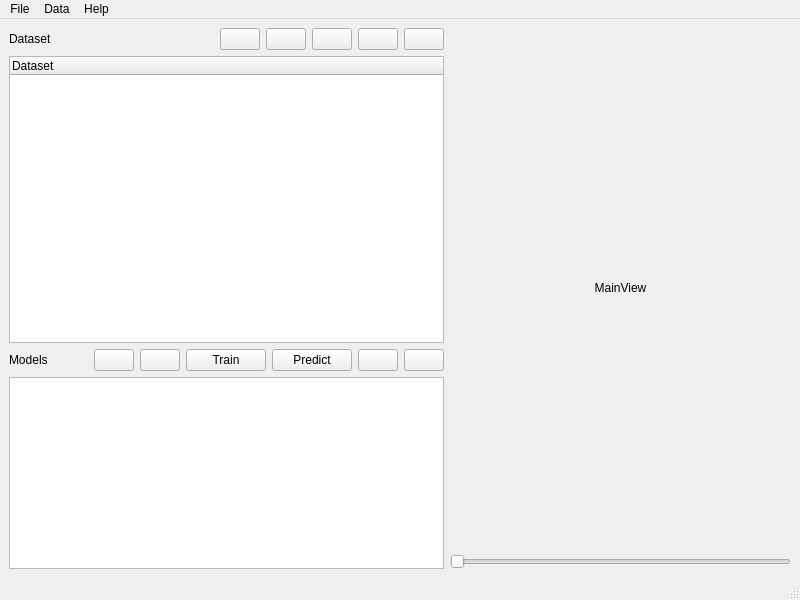
<?xml version="1.0" encoding="UTF-8"?>
<ui version="4.0">
 <class>MainWindow</class>
 <widget class="QMainWindow" name="MainWindow">
  <property name="geometry">
   <rect>
    <x>0</x>
    <y>0</y>
    <width>800</width>
    <height>600</height>
   </rect>
  </property>
  <property name="windowTitle">
   <string>DeepSCEM</string>
  </property>
  <property name="windowIcon">
   <iconset resource="mainwindow.qrc">
    <normaloff>:/logo/icons/logo.png</normaloff>:/logo/icons/logo.png</iconset>
  </property>
  <widget class="QWidget" name="centralwidget">
   <layout class="QHBoxLayout" name="mainLayout">
    <item>
     <layout class="QVBoxLayout" name="verticalLayout">
      <item>
       <layout class="QHBoxLayout" name="horizontalLayout_dataset">
        <item>
         <widget class="QLabel" name="label_dataset">
          <property name="text">
           <string>Dataset</string>
          </property>
         </widget>
        </item>
        <item>
         <spacer name="horizontalSpacer_dataset">
          <property name="orientation">
           <enum>Qt::Horizontal</enum>
          </property>
          <property name="sizeHint" stdset="0">
           <size>
            <width>40</width>
            <height>20</height>
           </size>
          </property>
         </spacer>
        </item>
        <item>
         <widget class="QPushButton" name="pushButton_dataset_load">
          <property name="toolTip">
           <string>Load dataset</string>
          </property>
          <property name="statusTip">
           <string>Load dataset</string>
          </property>
          <property name="text">
           <string/>
          </property>
          <property name="icon">
           <iconset resource="mainwindow.qrc">
            <normaloff>:/icons/icons/outline_playlist_add_black_48dp.png</normaloff>:/icons/icons/outline_playlist_add_black_48dp.png</iconset>
          </property>
         </widget>
        </item>
        <item>
         <widget class="QPushButton" name="pushButton_dataset_unload">
          <property name="toolTip">
           <string>Unload dataset</string>
          </property>
          <property name="statusTip">
           <string>Unload dataset</string>
          </property>
          <property name="text">
           <string/>
          </property>
          <property name="icon">
           <iconset resource="mainwindow.qrc">
            <normaloff>:/icons/icons/outline_playlist_remove_black_48dp.png</normaloff>:/icons/icons/outline_playlist_remove_black_48dp.png</iconset>
          </property>
         </widget>
        </item>
        <item>
         <widget class="QPushButton" name="pushButton_sample_add">
          <property name="toolTip">
           <string>Add sample</string>
          </property>
          <property name="statusTip">
           <string>Add sample</string>
          </property>
          <property name="text">
           <string/>
          </property>
          <property name="icon">
           <iconset resource="mainwindow.qrc">
            <normaloff>:/icons/icons/outline_add_photo_alternate_black_48dp.png</normaloff>:/icons/icons/outline_add_photo_alternate_black_48dp.png</iconset>
          </property>
         </widget>
        </item>
        <item>
         <widget class="QPushButton" name="pushButton_sample_remove">
          <property name="toolTip">
           <string>Remove sample</string>
          </property>
          <property name="statusTip">
           <string>Remove sample</string>
          </property>
          <property name="text">
           <string/>
          </property>
          <property name="icon">
           <iconset resource="mainwindow.qrc">
            <normaloff>:/icons/icons/outline_delete_black_48dp.png</normaloff>:/icons/icons/outline_delete_black_48dp.png</iconset>
          </property>
         </widget>
        </item>
        <item>
         <widget class="QPushButton" name="pushButton_dataset_saveas">
          <property name="toolTip">
           <string>Save dataset as...</string>
          </property>
          <property name="statusTip">
           <string>Save dataset as...</string>
          </property>
          <property name="text">
           <string/>
          </property>
          <property name="icon">
           <iconset resource="mainwindow.qrc">
            <normaloff>:/icons/icons/outline_save_black_48dp.png</normaloff>:/icons/icons/outline_save_black_48dp.png</iconset>
          </property>
         </widget>
        </item>
       </layout>
      </item>
      <item>
       <widget class="QTreeWidget" name="treeWidget_dataset">
        <property name="sizePolicy">
         <sizepolicy hsizetype="Expanding" vsizetype="Expanding">
          <horstretch>0</horstretch>
          <verstretch>2</verstretch>
         </sizepolicy>
        </property>
        <column>
         <property name="text">
          <string>Dataset</string>
         </property>
        </column>
       </widget>
      </item>
      <item>
       <layout class="QHBoxLayout" name="horizontalLayout_model">
        <item>
         <widget class="QLabel" name="label_model">
          <property name="text">
           <string>Models</string>
          </property>
         </widget>
        </item>
        <item>
         <spacer name="horizontalSpacer">
          <property name="orientation">
           <enum>Qt::Horizontal</enum>
          </property>
          <property name="sizeHint" stdset="0">
           <size>
            <width>40</width>
            <height>20</height>
           </size>
          </property>
         </spacer>
        </item>
        <item>
         <widget class="QPushButton" name="pushButton_model_load">
          <property name="toolTip">
           <string>Load model</string>
          </property>
          <property name="statusTip">
           <string>Load model</string>
          </property>
          <property name="text">
           <string/>
          </property>
          <property name="icon">
           <iconset resource="mainwindow.qrc">
            <normaloff>:/icons/icons/outline_folder_open_black_48dp.png</normaloff>:/icons/icons/outline_folder_open_black_48dp.png</iconset>
          </property>
         </widget>
        </item>
        <item>
         <widget class="QPushButton" name="pushButton_model_new">
          <property name="toolTip">
           <string>New model</string>
          </property>
          <property name="statusTip">
           <string>New model</string>
          </property>
          <property name="text">
           <string/>
          </property>
          <property name="icon">
           <iconset resource="mainwindow.qrc">
            <normaloff>:/icons/icons/outline_add_black_48dp.png</normaloff>:/icons/icons/outline_add_black_48dp.png</iconset>
          </property>
         </widget>
        </item>
        <item>
         <widget class="QPushButton" name="pushButton_model_train">
          <property name="toolTip">
           <string>Train model</string>
          </property>
          <property name="statusTip">
           <string>Train model</string>
          </property>
          <property name="text">
           <string>Train</string>
          </property>
          <property name="icon">
           <iconset resource="mainwindow.qrc">
            <normaloff>:/icons/icons/outline_video_library_black_48dp.png</normaloff>:/icons/icons/outline_video_library_black_48dp.png</iconset>
          </property>
         </widget>
        </item>
        <item>
         <widget class="QPushButton" name="pushButton_model_predict">
          <property name="toolTip">
           <string>Use model for prediction</string>
          </property>
          <property name="statusTip">
           <string>Use model for prediction</string>
          </property>
          <property name="text">
           <string>Predict</string>
          </property>
          <property name="icon">
           <iconset resource="mainwindow.qrc">
            <normaloff>:/icons/icons/outline_play_arrow_black_48dp.png</normaloff>:/icons/icons/outline_play_arrow_black_48dp.png</iconset>
          </property>
         </widget>
        </item>
        <item>
         <widget class="QPushButton" name="pushButton_model_eval">
          <property name="toolTip">
           <string>Evaluate model</string>
          </property>
          <property name="statusTip">
           <string>Evaluate model</string>
          </property>
          <property name="text">
           <string/>
          </property>
          <property name="icon">
           <iconset resource="mainwindow.qrc">
            <normaloff>:/icons/icons/outline_fact_check_black_48dp.png</normaloff>:/icons/icons/outline_fact_check_black_48dp.png</iconset>
          </property>
         </widget>
        </item>
        <item>
         <widget class="QPushButton" name="pushButton_model_save">
          <property name="toolTip">
           <string>Save model as...</string>
          </property>
          <property name="statusTip">
           <string>Save model as...</string>
          </property>
          <property name="text">
           <string/>
          </property>
          <property name="icon">
           <iconset resource="mainwindow.qrc">
            <normaloff>:/icons/icons/outline_save_black_48dp.png</normaloff>:/icons/icons/outline_save_black_48dp.png</iconset>
          </property>
         </widget>
        </item>
       </layout>
      </item>
      <item>
       <widget class="QListWidget" name="listWidget_model"/>
      </item>
     </layout>
    </item>
    <item>
     <layout class="QGridLayout" name="gridLayout">
      <item row="0" column="0">
       <widget class="InteractiveQLabel" name="label_mainview">
        <property name="sizePolicy">
         <sizepolicy hsizetype="Expanding" vsizetype="Expanding">
          <horstretch>0</horstretch>
          <verstretch>0</verstretch>
         </sizepolicy>
        </property>
        <property name="text">
         <string>MainView</string>
        </property>
        <property name="alignment">
         <set>Qt::AlignCenter</set>
        </property>
       </widget>
      </item>
      <item row="1" column="0">
       <widget class="QSlider" name="horizontalSlider_z">
        <property name="maximum">
         <number>0</number>
        </property>
        <property name="orientation">
         <enum>Qt::Horizontal</enum>
        </property>
       </widget>
      </item>
     </layout>
    </item>
   </layout>
  </widget>
  <widget class="QMenuBar" name="menubar">
   <property name="geometry">
    <rect>
     <x>0</x>
     <y>0</y>
     <width>800</width>
     <height>21</height>
    </rect>
   </property>
   <widget class="QMenu" name="menuFile">
    <property name="title">
     <string>File</string>
    </property>
    <addaction name="actionNew_dataset"/>
    <addaction name="actionLoad_dataset"/>
    <addaction name="actionSave_dataset"/>
    <addaction name="separator"/>
    <addaction name="actionNew_model"/>
    <addaction name="actionLoad_model"/>
   </widget>
   <widget class="QMenu" name="menuHelp">
    <property name="title">
     <string>Help</string>
    </property>
    <addaction name="actionAbout"/>
    <addaction name="actionAbout_Qt"/>
   </widget>
   <widget class="QMenu" name="menuData">
    <property name="title">
     <string>Data</string>
    </property>
    <addaction name="actionAdd_sample"/>
    <addaction name="actionCrop_sample"/>
    <addaction name="actionRemove_sample"/>
    <addaction name="actionEvaluate"/>
   </widget>
   <addaction name="menuFile"/>
   <addaction name="menuData"/>
   <addaction name="menuHelp"/>
  </widget>
  <widget class="QStatusBar" name="statusbar"/>
  <action name="actionLoad_dataset">
   <property name="icon">
    <iconset resource="mainwindow.qrc">
     <normaloff>:/icons/icons/outline_playlist_add_black_48dp.png</normaloff>:/icons/icons/outline_playlist_add_black_48dp.png</iconset>
   </property>
   <property name="text">
    <string>Load dataset</string>
   </property>
   <property name="shortcut">
    <string>Ctrl+O</string>
   </property>
  </action>
  <action name="actionNew_dataset">
   <property name="icon">
    <iconset resource="mainwindow.qrc">
     <normaloff>:/icons/icons/outline_add_black_48dp.png</normaloff>:/icons/icons/outline_add_black_48dp.png</iconset>
   </property>
   <property name="text">
    <string>New dataset</string>
   </property>
   <property name="shortcut">
    <string>Ctrl+N</string>
   </property>
  </action>
  <action name="actionSave_dataset">
   <property name="icon">
    <iconset resource="mainwindow.qrc">
     <normaloff>:/icons/icons/outline_save_black_48dp.png</normaloff>:/icons/icons/outline_save_black_48dp.png</iconset>
   </property>
   <property name="text">
    <string>Save dataset as</string>
   </property>
   <property name="shortcut">
    <string>Ctrl+S</string>
   </property>
  </action>
  <action name="actionAbout">
   <property name="text">
    <string>About</string>
   </property>
   <property name="shortcut">
    <string>Ctrl+Space</string>
   </property>
  </action>
  <action name="actionNew_model">
   <property name="icon">
    <iconset resource="mainwindow.qrc">
     <normaloff>:/icons/icons/outline_add_black_48dp.png</normaloff>:/icons/icons/outline_add_black_48dp.png</iconset>
   </property>
   <property name="text">
    <string>New model</string>
   </property>
  </action>
  <action name="actionLoad_model">
   <property name="icon">
    <iconset resource="mainwindow.qrc">
     <normaloff>:/icons/icons/outline_folder_open_black_48dp.png</normaloff>:/icons/icons/outline_folder_open_black_48dp.png</iconset>
   </property>
   <property name="text">
    <string>Load model</string>
   </property>
  </action>
  <action name="actionAdd_sample">
   <property name="icon">
    <iconset resource="mainwindow.qrc">
     <normaloff>:/icons/icons/outline_add_photo_alternate_black_48dp.png</normaloff>:/icons/icons/outline_add_photo_alternate_black_48dp.png</iconset>
   </property>
   <property name="text">
    <string>Add sample</string>
   </property>
   <property name="shortcut">
    <string>Ctrl+B</string>
   </property>
  </action>
  <action name="actionRemove_sample">
   <property name="icon">
    <iconset resource="mainwindow.qrc">
     <normaloff>:/icons/icons/outline_delete_black_48dp.png</normaloff>:/icons/icons/outline_delete_black_48dp.png</iconset>
   </property>
   <property name="text">
    <string>Remove sample</string>
   </property>
   <property name="shortcut">
    <string>Ctrl+W</string>
   </property>
  </action>
  <action name="actionEvaluate">
   <property name="icon">
    <iconset resource="mainwindow.qrc">
     <normaloff>:/icons/icons/outline_fact_check_black_48dp.png</normaloff>:/icons/icons/outline_fact_check_black_48dp.png</iconset>
   </property>
   <property name="text">
    <string>Evaluate</string>
   </property>
  </action>
  <action name="actionAbout_Qt">
   <property name="text">
    <string>About Qt</string>
   </property>
  </action>
  <action name="actionCrop_sample">
   <property name="icon">
    <iconset resource="mainwindow.qrc">
     <normaloff>:/icons/icons/outline_crop_black_48dp.png</normaloff>:/icons/icons/outline_crop_black_48dp.png</iconset>
   </property>
   <property name="text">
    <string>Crop sample</string>
   </property>
   <property name="shortcut">
    <string>Ctrl+C</string>
   </property>
  </action>
 </widget>
 <customwidgets>
  <customwidget>
   <class>InteractiveQLabel</class>
   <extends>QLabel</extends>
   <header>customQtWidgets</header>
   <slots>
    <signal>mousePress(QMouseEvent)</signal>
    <signal>mouseRelease(QMouseEvent)</signal>
    <signal>mouseMove(QMouseEvent)</signal>
    <signal>wheel(QWheelEvent)</signal>
   </slots>
  </customwidget>
 </customwidgets>
 <tabstops>
  <tabstop>pushButton_dataset_load</tabstop>
  <tabstop>pushButton_dataset_unload</tabstop>
  <tabstop>pushButton_sample_add</tabstop>
  <tabstop>pushButton_sample_remove</tabstop>
  <tabstop>pushButton_dataset_saveas</tabstop>
  <tabstop>treeWidget_dataset</tabstop>
  <tabstop>pushButton_model_load</tabstop>
  <tabstop>pushButton_model_new</tabstop>
  <tabstop>pushButton_model_train</tabstop>
  <tabstop>pushButton_model_predict</tabstop>
  <tabstop>pushButton_model_save</tabstop>
  <tabstop>listWidget_model</tabstop>
  <tabstop>horizontalSlider_z</tabstop>
 </tabstops>
 <resources>
  <include location="mainwindow.qrc"/>
 </resources>
 <connections>
  <connection>
   <sender>pushButton_dataset_load</sender>
   <signal>clicked()</signal>
   <receiver>MainWindow</receiver>
   <slot>dataset_load_clicked()</slot>
   <hints>
    <hint type="sourcelabel">
     <x>258</x>
     <y>55</y>
    </hint>
    <hint type="destinationlabel">
     <x>244</x>
     <y>25</y>
    </hint>
   </hints>
  </connection>
  <connection>
   <sender>actionLoad_dataset</sender>
   <signal>triggered()</signal>
   <receiver>MainWindow</receiver>
   <slot>dataset_load_clicked()</slot>
   <hints>
    <hint type="sourcelabel">
     <x>-1</x>
     <y>-1</y>
    </hint>
    <hint type="destinationlabel">
     <x>399</x>
     <y>299</y>
    </hint>
   </hints>
  </connection>
  <connection>
   <sender>pushButton_sample_add</sender>
   <signal>clicked()</signal>
   <receiver>MainWindow</receiver>
   <slot>sample_add_clicked()</slot>
   <hints>
    <hint type="sourcelabel">
     <x>326</x>
     <y>55</y>
    </hint>
    <hint type="destinationlabel">
     <x>313</x>
     <y>60</y>
    </hint>
   </hints>
  </connection>
  <connection>
   <sender>pushButton_dataset_unload</sender>
   <signal>clicked()</signal>
   <receiver>MainWindow</receiver>
   <slot>dataset_unload_clicked()</slot>
   <hints>
    <hint type="sourcelabel">
     <x>283</x>
     <y>41</y>
    </hint>
    <hint type="destinationlabel">
     <x>276</x>
     <y>61</y>
    </hint>
   </hints>
  </connection>
  <connection>
   <sender>pushButton_sample_remove</sender>
   <signal>clicked()</signal>
   <receiver>MainWindow</receiver>
   <slot>sample_remove_clicked()</slot>
   <hints>
    <hint type="sourcelabel">
     <x>356</x>
     <y>41</y>
    </hint>
    <hint type="destinationlabel">
     <x>364</x>
     <y>26</y>
    </hint>
   </hints>
  </connection>
  <connection>
   <sender>pushButton_dataset_saveas</sender>
   <signal>clicked()</signal>
   <receiver>MainWindow</receiver>
   <slot>dataset_saveas_clicked()</slot>
   <hints>
    <hint type="sourcelabel">
     <x>385</x>
     <y>45</y>
    </hint>
    <hint type="destinationlabel">
     <x>397</x>
     <y>44</y>
    </hint>
   </hints>
  </connection>
  <connection>
   <sender>actionNew_dataset</sender>
   <signal>triggered()</signal>
   <receiver>MainWindow</receiver>
   <slot>dataset_new_clicked()</slot>
   <hints>
    <hint type="sourcelabel">
     <x>-1</x>
     <y>-1</y>
    </hint>
    <hint type="destinationlabel">
     <x>399</x>
     <y>299</y>
    </hint>
   </hints>
  </connection>
  <connection>
   <sender>actionSave_dataset</sender>
   <signal>triggered()</signal>
   <receiver>MainWindow</receiver>
   <slot>dataset_saveas_clicked()</slot>
   <hints>
    <hint type="sourcelabel">
     <x>-1</x>
     <y>-1</y>
    </hint>
    <hint type="destinationlabel">
     <x>399</x>
     <y>299</y>
    </hint>
   </hints>
  </connection>
  <connection>
   <sender>label_mainview</sender>
   <signal>mouseMove(QMouseEvent)</signal>
   <receiver>MainWindow</receiver>
   <slot>mainview_mouse_event()</slot>
   <hints>
    <hint type="sourcelabel">
     <x>789</x>
     <y>541</y>
    </hint>
    <hint type="destinationlabel">
     <x>776</x>
     <y>577</y>
    </hint>
   </hints>
  </connection>
  <connection>
   <sender>label_mainview</sender>
   <signal>mousePress(QMouseEvent)</signal>
   <receiver>MainWindow</receiver>
   <slot>mainview_mouse_event()</slot>
   <hints>
    <hint type="sourcelabel">
     <x>789</x>
     <y>541</y>
    </hint>
    <hint type="destinationlabel">
     <x>747</x>
     <y>576</y>
    </hint>
   </hints>
  </connection>
  <connection>
   <sender>label_mainview</sender>
   <signal>mouseRelease(QMouseEvent)</signal>
   <receiver>MainWindow</receiver>
   <slot>mainview_mouse_event()</slot>
   <hints>
    <hint type="sourcelabel">
     <x>789</x>
     <y>541</y>
    </hint>
    <hint type="destinationlabel">
     <x>724</x>
     <y>575</y>
    </hint>
   </hints>
  </connection>
  <connection>
   <sender>treeWidget_dataset</sender>
   <signal>itemSelectionChanged()</signal>
   <receiver>MainWindow</receiver>
   <slot>dataset_item_selection_changed()</slot>
   <hints>
    <hint type="sourcelabel">
     <x>17</x>
     <y>92</y>
    </hint>
    <hint type="destinationlabel">
     <x>6</x>
     <y>104</y>
    </hint>
   </hints>
  </connection>
  <connection>
   <sender>actionAbout</sender>
   <signal>triggered()</signal>
   <receiver>MainWindow</receiver>
   <slot>menu_help_about_triggered()</slot>
   <hints>
    <hint type="sourcelabel">
     <x>-1</x>
     <y>-1</y>
    </hint>
    <hint type="destinationlabel">
     <x>399</x>
     <y>299</y>
    </hint>
   </hints>
  </connection>
  <connection>
   <sender>treeWidget_dataset</sender>
   <signal>itemChanged(QTreeWidgetItem*,int)</signal>
   <receiver>MainWindow</receiver>
   <slot>dataset_item_selection_changed()</slot>
   <hints>
    <hint type="sourcelabel">
     <x>126</x>
     <y>258</y>
    </hint>
    <hint type="destinationlabel">
     <x>120</x>
     <y>307</y>
    </hint>
   </hints>
  </connection>
  <connection>
   <sender>horizontalSlider_z</sender>
   <signal>valueChanged(int)</signal>
   <receiver>MainWindow</receiver>
   <slot>mainview_slider_changed()</slot>
   <hints>
    <hint type="sourcelabel">
     <x>448</x>
     <y>557</y>
    </hint>
    <hint type="destinationlabel">
     <x>429</x>
     <y>576</y>
    </hint>
   </hints>
  </connection>
  <connection>
   <sender>pushButton_model_load</sender>
   <signal>clicked()</signal>
   <receiver>MainWindow</receiver>
   <slot>model_load_clicked()</slot>
   <hints>
    <hint type="sourcelabel">
     <x>130</x>
     <y>370</y>
    </hint>
    <hint type="destinationlabel">
     <x>268</x>
     <y>327</y>
    </hint>
   </hints>
  </connection>
  <connection>
   <sender>pushButton_model_new</sender>
   <signal>clicked()</signal>
   <receiver>MainWindow</receiver>
   <slot>model_new_clicked()</slot>
   <hints>
    <hint type="sourcelabel">
     <x>164</x>
     <y>370</y>
    </hint>
    <hint type="destinationlabel">
     <x>331</x>
     <y>344</y>
    </hint>
   </hints>
  </connection>
  <connection>
   <sender>pushButton_model_train</sender>
   <signal>clicked()</signal>
   <receiver>MainWindow</receiver>
   <slot>model_train_clicked()</slot>
   <hints>
    <hint type="sourcelabel">
     <x>245</x>
     <y>370</y>
    </hint>
    <hint type="destinationlabel">
     <x>252</x>
     <y>371</y>
    </hint>
   </hints>
  </connection>
  <connection>
   <sender>pushButton_model_predict</sender>
   <signal>clicked()</signal>
   <receiver>MainWindow</receiver>
   <slot>model_pred_clicked()</slot>
   <hints>
    <hint type="sourcelabel">
     <x>326</x>
     <y>370</y>
    </hint>
    <hint type="destinationlabel">
     <x>365</x>
     <y>377</y>
    </hint>
   </hints>
  </connection>
  <connection>
   <sender>pushButton_model_save</sender>
   <signal>clicked()</signal>
   <receiver>MainWindow</receiver>
   <slot>model_save_clicked()</slot>
   <hints>
    <hint type="sourcelabel">
     <x>394</x>
     <y>370</y>
    </hint>
    <hint type="destinationlabel">
     <x>399</x>
     <y>369</y>
    </hint>
   </hints>
  </connection>
  <connection>
   <sender>actionNew_model</sender>
   <signal>triggered()</signal>
   <receiver>MainWindow</receiver>
   <slot>model_new_clicked()</slot>
   <hints>
    <hint type="sourcelabel">
     <x>-1</x>
     <y>-1</y>
    </hint>
    <hint type="destinationlabel">
     <x>399</x>
     <y>299</y>
    </hint>
   </hints>
  </connection>
  <connection>
   <sender>actionLoad_model</sender>
   <signal>triggered()</signal>
   <receiver>MainWindow</receiver>
   <slot>model_load_clicked()</slot>
   <hints>
    <hint type="sourcelabel">
     <x>-1</x>
     <y>-1</y>
    </hint>
    <hint type="destinationlabel">
     <x>399</x>
     <y>299</y>
    </hint>
   </hints>
  </connection>
  <connection>
   <sender>pushButton_model_eval</sender>
   <signal>clicked()</signal>
   <receiver>MainWindow</receiver>
   <slot>model_eval_clicked()</slot>
   <hints>
    <hint type="sourcelabel">
     <x>354</x>
     <y>359</y>
    </hint>
    <hint type="destinationlabel">
     <x>413</x>
     <y>438</y>
    </hint>
   </hints>
  </connection>
  <connection>
   <sender>actionAdd_sample</sender>
   <signal>triggered()</signal>
   <receiver>MainWindow</receiver>
   <slot>sample_add_clicked()</slot>
   <hints>
    <hint type="sourcelabel">
     <x>-1</x>
     <y>-1</y>
    </hint>
    <hint type="destinationlabel">
     <x>399</x>
     <y>299</y>
    </hint>
   </hints>
  </connection>
  <connection>
   <sender>actionRemove_sample</sender>
   <signal>triggered()</signal>
   <receiver>MainWindow</receiver>
   <slot>sample_remove_clicked()</slot>
   <hints>
    <hint type="sourcelabel">
     <x>-1</x>
     <y>-1</y>
    </hint>
    <hint type="destinationlabel">
     <x>399</x>
     <y>299</y>
    </hint>
   </hints>
  </connection>
  <connection>
   <sender>actionEvaluate</sender>
   <signal>triggered()</signal>
   <receiver>MainWindow</receiver>
   <slot>model_eval_clicked()</slot>
   <hints>
    <hint type="sourcelabel">
     <x>-1</x>
     <y>-1</y>
    </hint>
    <hint type="destinationlabel">
     <x>399</x>
     <y>299</y>
    </hint>
   </hints>
  </connection>
  <connection>
   <sender>actionAbout_Qt</sender>
   <signal>triggered()</signal>
   <receiver>MainWindow</receiver>
   <slot>menu_help_about_qt_triggered()</slot>
   <hints>
    <hint type="sourcelabel">
     <x>-1</x>
     <y>-1</y>
    </hint>
    <hint type="destinationlabel">
     <x>399</x>
     <y>299</y>
    </hint>
   </hints>
  </connection>
  <connection>
   <sender>actionCrop_sample</sender>
   <signal>triggered()</signal>
   <receiver>MainWindow</receiver>
   <slot>sample_crop_clicked()</slot>
   <hints>
    <hint type="sourcelabel">
     <x>-1</x>
     <y>-1</y>
    </hint>
    <hint type="destinationlabel">
     <x>399</x>
     <y>299</y>
    </hint>
   </hints>
  </connection>
 </connections>
 <slots>
  <slot>dataset_load_clicked()</slot>
  <slot>sample_add_clicked()</slot>
  <slot>dataset_unload_clicked()</slot>
  <slot>sample_remove_clicked()</slot>
  <slot>dataset_saveas_clicked()</slot>
  <slot>dataset_new_clicked()</slot>
  <slot>mainview_mouse_event()</slot>
  <slot>dataset_item_selection_changed()</slot>
  <slot>menu_help_about_triggered()</slot>
  <slot>mainview_slider_changed()</slot>
  <slot>model_load_clicked()</slot>
  <slot>model_new_clicked()</slot>
  <slot>model_train_clicked()</slot>
  <slot>model_pred_clicked()</slot>
  <slot>model_save_clicked()</slot>
  <slot>model_eval_clicked()</slot>
  <slot>menu_help_about_qt_triggered()</slot>
  <slot>sample_crop_clicked()</slot>
 </slots>
</ui>
